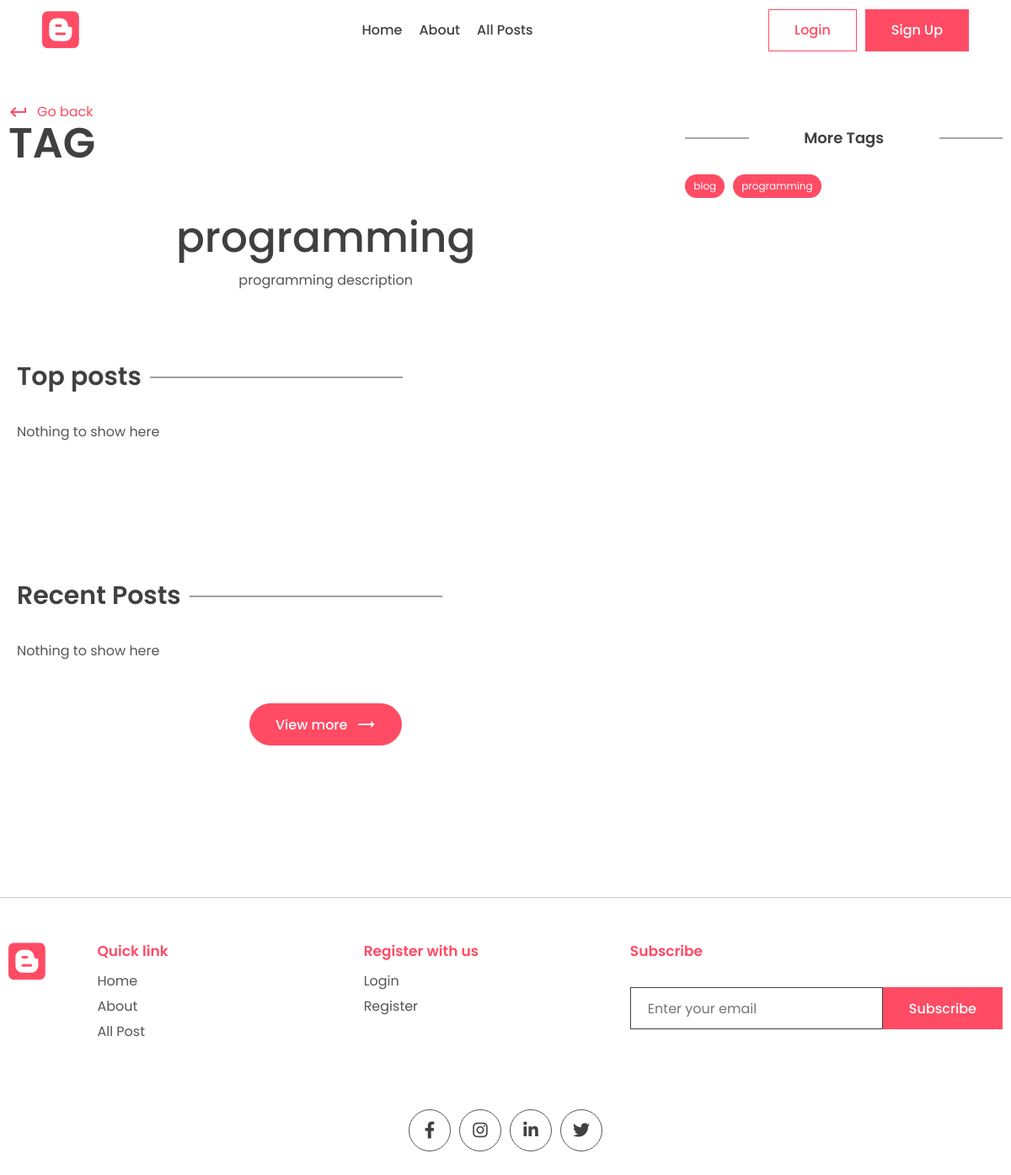
The app's page /tag/programming with its own data.
### app/models.py (models this page shows, shortened)
class Tag(models.Model):
    name = models.CharField(max_length=100)
    description = models.CharField(max_length=100)
    slug = models.SlugField(max_length=200, unique=True)

### app/views.py (the view)
# urls.py: path('tag/<slug:slug>',views.tag_page,name='tag_page'),
def tag_page(request, slug):
    tag = Tag.objects.get(slug=slug)
    top_posts = Post.objects.filter(tags__in=[tag.id]).order_by('-view_count')[0:2]
    recent_posts = Post.objects.filter(tags__in=[tag.id]).order_by('-last_updated')[0:2]
    tags = Tag.objects.all()
    context={'tag':tag,'top_posts':top_posts, 'recent_posts':recent_posts, 'tags':tags}
    return render(request, 'app/tag.html', context)

### app/templates/app/tag.html (shortened to what this page needs)
{% extends 'base.html' %}
{% block content %}
      <div class="container">
        <div class="layout">
          <div class="left">
            <div class="page-top">
              <div class="top flex">
                <div class="page-name">
                  <a href="#" class="learn">
                    <span class="material-icons"> keyboard_return </span> Go
                    back
                  </a>
                  <h1>Tag</h1>
                </div>
              </div>
            </div>
            <center>
              <div class="typo">
                <h1 class="title">{{tag.name}}</h1>
                <p>
                  {{tag.description}}
                </p>
              </div>
            </center>
            <section class="sp">
              <div class="container">
                <h1 class="sec-title">Top posts</h1>
                <div class="grid-2 blog">
                {% for post in top_posts %}
                  <a href="{% url 'post_page' post.slug %}">
                    <div class="card">
                      <div class="post-img">
                        <img src="{{post.image.url}}" alt="" />
                        <div class="tag">{{post.tags.all.0.name}}</div>
                      </div>
                      <div class="card-content">
                        <h3>
                          {{post.title}}
                        </h3>
                        <div class="author">
                          <div class="profile-pic">
                            <img src="{{post.author.profile.profile_image.url}}" alt="" />
                          </div>
                          <div class="details">
                            <p>{{post.author.first_name}}</p>
                            <small>{{post.last_updated|date}}</small>
                          </div>
                        </div>
                      </div>
                    </div>
                  </a>
                  {% empty %}
                  <p>Nothing to show here</p>
                {% endfor %}
                </div>
              </div>
            </section>
            <section class="sp">
              <div class="container">
                <h1 class="sec-title">Recent Posts</h1>
                <div class="grid-3 blog-grid">
                {% for post in recent_posts %}
                  <a href="{% url 'post_page' post.slug %}">
                    <div class="card">
                      <div class="post-img">
                        <img src="{{post.image.url}}" alt="" />
                        <div class="tag">{{post.tags.all.0.name}}</div>
                      </div>
                      <div class="card-content">
                        <h3>
                          {{post.title}}
                        </h3>
                        <div class="author">
                            <div class="profile-pic">
                              <img src="{{post.author.profile.profile_image.url}}" alt="" />
                            </div>
                            <div class="details">
                              <p>{{post.author.first_name}}</p>
                              <small>{{post.last_updated|date}}</small>
                            </div>
                          </div>
                      </div>
                    </div>
                  </a>
                  {% empty %}
                  <p>Nothing to show here</p>
                {% endfor %}
                </div>
                <center>
                  <button class="btn btn-primary rounded view">
                    View more
                    <span class="material-icons"> trending_flat </span>
                  </button>
                </center>
              </div>
            </section>
          </div>
          <div class="right">
            <div class="block">
              <h2 class="title2">More Tags</h2>
              <div class="blog-tags">
                {% for tag in tags %}
                <a href="{% url 'tag_page' tag.slug %}" class="tag">{{tag.name}}</a>
                {% endfor %}
              </div>
            </div>
          </div>
        </div>
      </div>
{% endblock content %}

### app/static/app/style.css (style rules this page uses)
* { margin: 0; padding: 0; box-sizing: border-box; text-decoration: none; border: none; outline: none; list-style: none; font-family: "Poppins", sans-serif; color: var(--black); }
:root { --red: #ff4b64; --black: #404040; --des: #555555; --shadow: #ffffff1a 0px 1px 1px 0px inset, #32325d40 0px 50px 100px -20px, #0000004d 0px 30px 60px -30px; --shadow2: rgba(17, 12, 46, 0.084) 0px 48px 100px 0px; }
html { font-size: 62.5%; }
[class*="grid"] { display: grid; }
.container { max-width: 1220px; margin: auto; padding: 0 10px; }
p, a { font-size: 1.6rem; color: var(--des); }
.btn { cursor: pointer; height: 5rem; padding: 0 3rem; font-size: 1.6rem; font-weight: 500; border: 1px solid var(--red); display: flex; align-items: center; justify-content: center; gap: 1rem; }
.btn span { color: white; }
.btn-primary { background: var(--red); color: white; }
.rounded { border-radius: 5rem; }
.typo { width: 50%; margin-top: 5rem; }
.title { font-size: 5rem; font-weight: 500; }
.sp { padding: 8rem 0; }
.grid-2 { grid-template-columns: 1.3fr 1fr; align-items: center; }
.learn { display: flex; align-items: center; gap: 1rem; color: var(--red); margin-top: 2rem; }
.learn span { color: #ff4b64; }
.sec-title { font-size: 3rem; font-weight: 600; position: relative; width: fit-content; margin-bottom: 3rem; }
.sec-title::after { content: ""; position: absolute; right: -31rem; height: 1px; width: 30rem; background: var(--black); top: 50%; transform: translateY(-50%); }
.grid-3 { grid-template-columns: repeat(3, 1fr); gap: 5rem; }
.tag { position: absolute; bottom: 1rem; left: 1rem; background: var(--red); color: white; border-radius: 5rem; padding: 0.5rem 1rem; font-size: 1.2rem; }
.view { margin-top: 5rem; }
.layout { display: flex; gap: 5rem; }
.left { width: 100%; height: 100%; }
.right { position: sticky; top: 70px; height: 100%; width: 50%; }
.page-name h1 { font-size: 5rem; text-transform: uppercase; font-weight: 600; line-height: 5rem; }
.flex { display: flex; align-items: flex-end; justify-content: space-between; }
.left .typo { width: 100%; }
.blog { grid-template-columns: 1fr 1fr; gap: 5rem; }
.title2 { position: relative; font-size: 1.8rem; text-align: center; font-weight: 600; margin-bottom: 3rem; }
.title2::before { content: ""; position: absolute; height: 1px; width: 20%; background: var(--des); left: 0; top: 50%; transform: translateY(-50%); }
.title2::after { content: ""; position: absolute; height: 1px; width: 20%; background: var(--des); right: 0; top: 50%; transform: translateY(-50%); }
.blog-grid { gap: 2rem; }
.block { margin-top: 5rem; }
.blog-tags .tag { position: unset; width: fit-content; }
.blog-tags { display: flex; align-items: center; flex-wrap: wrap; gap: 1rem; margin-top: 3rem; }

### records on screen
Tag: name "programming", description "programming description"
Tag: name "blog"
